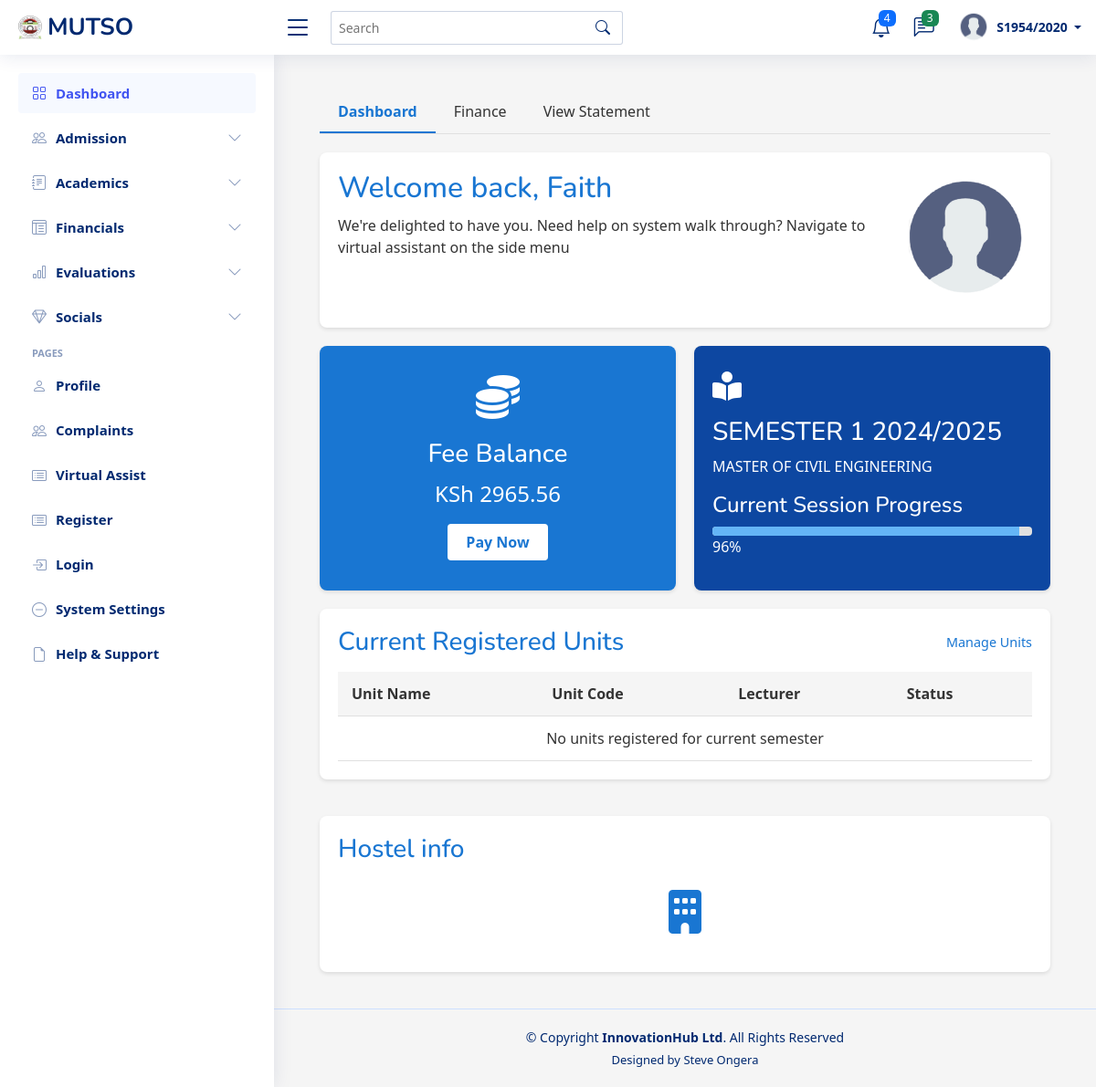
Page /student/dashboard/ (signed in) on the committed database.
### students_portal/models.py (models this page shows, shortened)
class User(AbstractUser):
    USER_TYPES = (
        ('student', 'Student'),
        ('lecturer', 'Lecturer'),
        ('admin', 'Administrator'),
        ('staff', 'Administrative Staff'),
        ('finance', 'Finance Officer'),
    )
    user_type = models.CharField(max_length=20, choices=USER_TYPES)
    is_verified = models.BooleanField(default=False)
    status = models.CharField(max_length=20, choices=[
        ('active', 'Active'),
        ('inactive', 'Inactive'),
        ('suspended', 'Suspended'),
    ], default='active')
    phone_number = models.CharField(max_length=15, blank=True, null=True)
    last_password_change = models.DateTimeField(default=timezone.now)
    password_reset_token = models.CharField(max_length=100, blank=True, null=True)
    password_reset_token_expiry = models.DateTimeField(blank=True, null=True)
    created_at = models.DateTimeField(auto_now_add=True)
    updated_at = models.DateTimeField(auto_now=True)

class StudentFee(models.Model):
    student = models.ForeignKey(Student, on_delete=models.CASCADE, related_name='fee_records')
    fee_structure = models.ForeignKey(FeesStructure, on_delete=models.CASCADE, related_name='student_fees')
    amount_paid = models.DecimalField(max_digits=10, decimal_places=2, default=0)
    balance = models.DecimalField(max_digits=10, decimal_places=2)
    last_payment_date = models.DateField(blank=True, null=True)

class Student(models.Model):
    registration_number = models.CharField(max_length=20, unique=True)
    first_name = models.CharField(max_length=100)
    last_name = models.CharField(max_length=100)
    middle_name = models.CharField(max_length=100, blank=True, null=True)
    id_number = models.CharField(max_length=20, blank=True, null=True)
    profile_picture = models.ImageField(upload_to='lecturer_profiles/', blank=True, null=True)
    programme = models.ForeignKey(Programme, on_delete=models.CASCADE, related_name='students')
    current_year = models.IntegerField()
    current_semester = models.IntegerField()
    date_of_admission = models.DateField()
    expected_graduation_date = models.DateField(blank=True, null=True)
    date_of_birth = models.DateField(blank=True, null=True)
    gender = models.CharField(max_length=10, choices=[
        ('M', 'Male'),
        ('F', 'Female'),
        ('O', 'Other')
    ], blank=True, null=True)
    email = models.EmailField(blank=True, null=True)
    phone_number = models.CharField(max_length=15, blank=True, null=True)
    religion = models.CharField(max_length=50, blank=True, null=True)
    county = models.CharField(max_length=50, blank=True, null=True)
    town = models.CharField(max_length=50, blank=True, null=True)
    postal_address = models.CharField(max_length=100, blank=True, null=True)
    postal_code = models.CharField(max_length=10, blank=True, null=True)
    parent_name = models.CharField(max_length=100, blank=True, null=True)
    parent_phone = models.CharField(max_length=15, blank=True, null=True)
    emergency_contact_name = models.CharField(max_length=100, blank=True, null=True)
    emergency_contact_relationship = models.CharField(max_length=50, blank=True, null=True)
    emergency_contact_phone = models.CharField(max_length=15, blank=True, null=True)
    is_active = models.BooleanField(default=True)
    status = models.CharField(max_length=20, choices=[
        ('active', 'Active'),
        ('inactive', 'Inactive'),
        ('graduated', 'Graduated'),
        ('deferred', 'Deferred'),
        ('suspended', 'Suspended'),
        ('transferred', 'Transferred'),
        ('withdrawn', 'Withdrawn')
    ], default='active')
    entry_mode = models.CharField(max_length=20, choices=[
        ('government_sponsored', 'Government-Sponsored'),
        ('self_sponsored', 'Self-Sponsored'),
        ('parallel', 'Parallel'),
        ('exchange', 'Exchange'),
        ('transfer', 'Transfer')
    ], default='government_sponsored')
    scholarship_info = models.TextField(blank=True, null=True)
    created_at = models.DateTimeField(auto_now_add=True)
    updated_at = models.DateTimeField(auto_now=True)

class Semester(models.Model):
    academic_year = models.ForeignKey(AcademicYear, on_delete=models.CASCADE, related_name='semesters')
    name = models.CharField(max_length=50)
    number = models.IntegerField()  # 1, 2, or 3 depending on programme
    start_date = models.DateField()
    end_date = models.DateField()
    is_current = models.BooleanField(default=False)
    class Meta:
        unique_together = ('academic_year', 'number')

class AcademicYear(models.Model):
    name = models.CharField(max_length=50)
    start_date = models.DateField()
    end_date = models.DateField()
    is_current = models.BooleanField(default=False)

class Programme(models.Model):
    name = models.CharField(max_length=200)
    code = models.CharField(max_length=20, unique=True)
    department = models.ForeignKey(Department, on_delete=models.CASCADE, related_name='programmes')
    duration_years = models.IntegerField()
    semesters_per_year = models.IntegerField(default=2)
    description = models.TextField(blank=True, null=True)

### students_portal/views.py (the view)
# urls.py: path('student/dashboard/', views.student_dashboard, name='student_dashboard'),
@login_required
@login_required
def student_dashboard(request):
    if request.session.get('user_type') != 'student':
        messages.error(request, "You don't have access to the student dashboard.")
        return redirect('login')
    student_id = request.session.get('student_id')
    try:
        student = Student.objects.select_related('programme').get(id=student_id)
        programme = student.programme
        current_semester = Semester.objects.filter(is_current=True).first()
        if not current_semester:
            current_semester = Semester.objects.order_by('-academic_year__start_date', '-start_date').first()
        enrolled_units = []
        session_progress = 0
        if current_semester:
            enrolled_units = StudentEnrollment.objects.filter(
                student=student,
                semester=current_semester
            ).select_related('programme_unit', 'programme_unit__unit')
            if current_semester.end_date and current_semester.start_date:
                today = datetime.now().date()
                total_days = (current_semester.end_date - current_semester.start_date).days
                days_passed = max(0, (today - current_semester.start_date).days)
                session_progress = min(100, round((days_passed / total_days) * 100)) if total_days > 0 else 0
        current_balance = 0
        current_fee_record = None
        if current_semester:
            current_fee_structure = FeesStructure.objects.filter(
                programme=programme,
                year_of_study=student.current_year,
                semester=student.current_semester,
                academic_year=current_semester.academic_year
            ).first()
            if current_fee_structure:
                current_fee_record = StudentFee.objects.filter(
                    student=student,
                    fee_structure=current_fee_structure
                ).first()
                if current_fee_record:
                    current_balance = current_fee_record.balance
        context = {
            'student': student,
            'programme': programme,
            'current_semester': current_semester,
            'enrolled_units': enrolled_units,
            'session_progress': session_progress,
            'current_balance': current_balance,
            'current_fee_record': current_fee_record,  # Pass the entire record for more details if needed
            'page_title': 'Student Dashboard',
        }
        return render(request, 'dashboards/student_dashborad_page.html', context)
    except Student.DoesNotExist:
        messages.error(request, "Student data profile not found. Please contact administration.")
        return redirect('login')

### templates/dashboards/student_dashborad_page.html (shortened to what this page needs)
{% extends 'base/base.html' %}
{% load static %}
{% block content %}
<link rel="stylesheet" href="{% static 'assets/css/student_dashboard.css' %}">
<div class="main-content">
    <div class="dashboard-tabs">
        <div class="tab active">Dashboard</div>
        <div class="tab">Finance</div>
        <div class="tab">View Statement</div>
    </div>
    <div class="welcome-card">
        <div class="welcome-text">
            <h2>Welcome back, {{ user.first_name }}</h2>
            <p>We're delighted to have you. Need help on system walk through? Navigate to virtual assistant on the side menu</p>
        </div>
        <div class="welcome-image">
            <img src="{% static 'assets/img/profile.png' %}" alt="Student Dashboard">
        </div>
    </div>
    <div class="dashboard-grid">
        <div class="fee-card">
            <div class="fee-icon">
                <i class="fas fa-coins"></i>
            </div>
            <h3>Fee Balance</h3>
            <div class="fee-balance"> KSh {{ current_balance|floatformat:2 }}</div>
            <button class="pay-btn">Pay Now</button>
        </div>
        <div class="semester-card">
            <div class="semester-icon">
                <i class="fas fa-book-reader"></i>
            </div>
            <h3>SEMESTER {{ student.current_semester }} {{ current_semester.academic_year.name  }}</h3>
            <p>{{ programme.name|upper }}</p>
            <h4>Current Session Progress</h4>
            <div class="progress-bar">
                <div class="progress-fill" style="width: {{ session_progress }}%;"></div>
            </div>
            <p>{{ session_progress }}%</p>
        </div>
        <div class="units-section dashboard-full-width">
            <div class="section-header">
                <h3 class="section-title">Current Registered Units</h3>
                <a href="{% url 'unit_enrollment' %}" class="view-all">Manage Units</a>
            </div>
            <table class="units-table">
                <thead>
                    <tr>
                        <th>Unit Name</th>
                        <th>Unit Code</th>
                        <th>Lecturer</th>
                        <th>Status</th>
                    </tr>
                </thead>
                <tbody>
                    {% for enrollment in enrolled_units %}
                    <tr>
                        <td>{{ enrollment.programme_unit.unit.name }}</td>
                        <td>{{ enrollment.programme_unit.unit.code }}</td>
                        <td>
                            {% with allocation=enrollment.programme_unit.unit_allocations.first %}
                                {% if allocation %}
                                    {{ allocation.lecturer.get_full_name }}
                                {% else %}
                                    Not Assigned
                                {% endif %}
                            {% endwith %}
                        </td>
                        <td class="status-pending">Registered</td>
                    </tr>
                    {% empty %}
                    <tr>
                        <td colspan="4" class="text-center">No units registered for current semester</td>
                    </tr>
                    {% endfor %}
                </tbody>
            </table>
        </div>
        <div class="hostel-card dashboard-full-width">
            <h3 class="hostel-title">Hostel info</h3>
            <div class="hostel-icon">
                <i class="fas fa-building"></i>
            </div>
        </div>
    </div>
</div>
{% endblock %}

### templates/base/navbar.html (shortened to what this page needs)
{% load static %}
<header id="header" class="header fixed-top d-flex align-items-center">
    <div class="d-flex align-items-center justify-content-between">
      {% if request.user.is_staff %}
        <a href="#" class="logo d-flex align-items-center">
        {% else %}
        <a href="#" class="logo d-flex align-items-center">
      {% endif %}
        <img src="{% static 'assets/img/logo.png'%}" alt="">
        <span class="d-none d-lg-block">MUTSO</span>
      </a>
      <i class="bi bi-list toggle-sidebar-btn"></i>
    </div>
    <div class="search-bar">
      <form class="search-form d-flex align-items-center" method="POST" action="#">
        <input type="text" name="query" placeholder="Search" title="Enter search keyword">
        <button type="submit" title="Search"><i class="bi bi-search"></i></button>
      </form>
    </div>
    <nav class="header-nav ms-auto">
      <ul class="d-flex align-items-center">
        <li class="nav-item dropdown">
          <a class="nav-link nav-icon" href="#" data-bs-toggle="dropdown">
            <i class="bi bi-bell"></i>
            <span class="badge bg-primary badge-number">4</span>
          </a>
            </li>
          </ul>
        <li class="nav-item dropdown">
          <a class="nav-link nav-icon" href="#" data-bs-toggle="dropdown">
            <i class="bi bi-chat-left-text"></i>
            <span class="badge bg-success badge-number">3</span>
          </a>
        </li>
        <li class="nav-item dropdown pe-3">
          <a class="nav-link nav-profile d-flex align-items-center pe-0" href="#" data-bs-toggle="dropdown">
            <img src="{% static 'assets/img/profile.png'%}" alt="Profile" class="rounded-circle">
            <span class="d-none d-md-block dropdown-toggle ps-2">
              {% if user.is_authenticated %}
                   {{ user.username }}
              {% else %}
                  Admin
              {% endif %}
            </span>
          </a>
        </li>
    </nav>
  </header>

### static/assets/css/style.css (style rules this page uses)
:root { scroll-behavior: smooth; }
body { font-family: "Open Sans", sans-serif; background: #f6f9ff; color: #444444; }
a { color: #4154f1; text-decoration: none; }
h1, h2, h3, h4, h5, h6 { font-family: "Nunito", sans-serif; }
.logo { line-height: 1; }
@media (min-width: 1200px) { .logo { width: 280px; } }
.logo img { max-height: 26px; margin-right: 6px; }
.logo span { font-size: 26px; font-weight: 700; color: #012970; font-family: "Nunito", sans-serif; }
.header { transition: all 0.5s; z-index: 997; height: 60px; box-shadow: 0px 2px 20px rgba(1, 41, 112, 0.1); background-color: #fff; padding-left: 20px; }
.header .toggle-sidebar-btn { font-size: 32px; padding-left: 10px; cursor: pointer; color: #012970; }
.header .search-bar { min-width: 360px; padding: 0 20px; }
.header .search-form { width: 100%; }
.header .search-form input { border: 0; font-size: 14px; color: #012970; border: 1px solid rgba(1, 41, 112, 0.2); padding: 7px 38px 7px 8px; border-radius: 3px; transition: 0.3s; width: 100%; }
.header .search-form button { border: 0; padding: 0; margin-left: -30px; background: none; }
.header .search-form button i { color: #012970; }
.header-nav ul { list-style: none; }
.header-nav>ul { margin: 0; padding: 0; }
.header-nav .nav-icon { font-size: 22px; color: #012970; margin-right: 25px; position: relative; }
.header-nav .nav-profile { color: #012970; }
.header-nav .nav-profile img { max-height: 36px; }
.header-nav .nav-profile span { font-size: 14px; font-weight: 600; }
.header-nav .badge-number { position: absolute; inset: -2px -5px auto auto; font-weight: normal; font-size: 12px; padding: 3px 6px; }

### rows in the picture
User: username "S1954/2020", first_name "Faith"
StudentFee: balance "2965.56"
Student: current_semester "1"
Semester: academic_year.name "2024/2025"
Programme: name "MASTER OF CIVIL ENGINEERING"

### other values in the picture
{{ session_progress }} "96"
